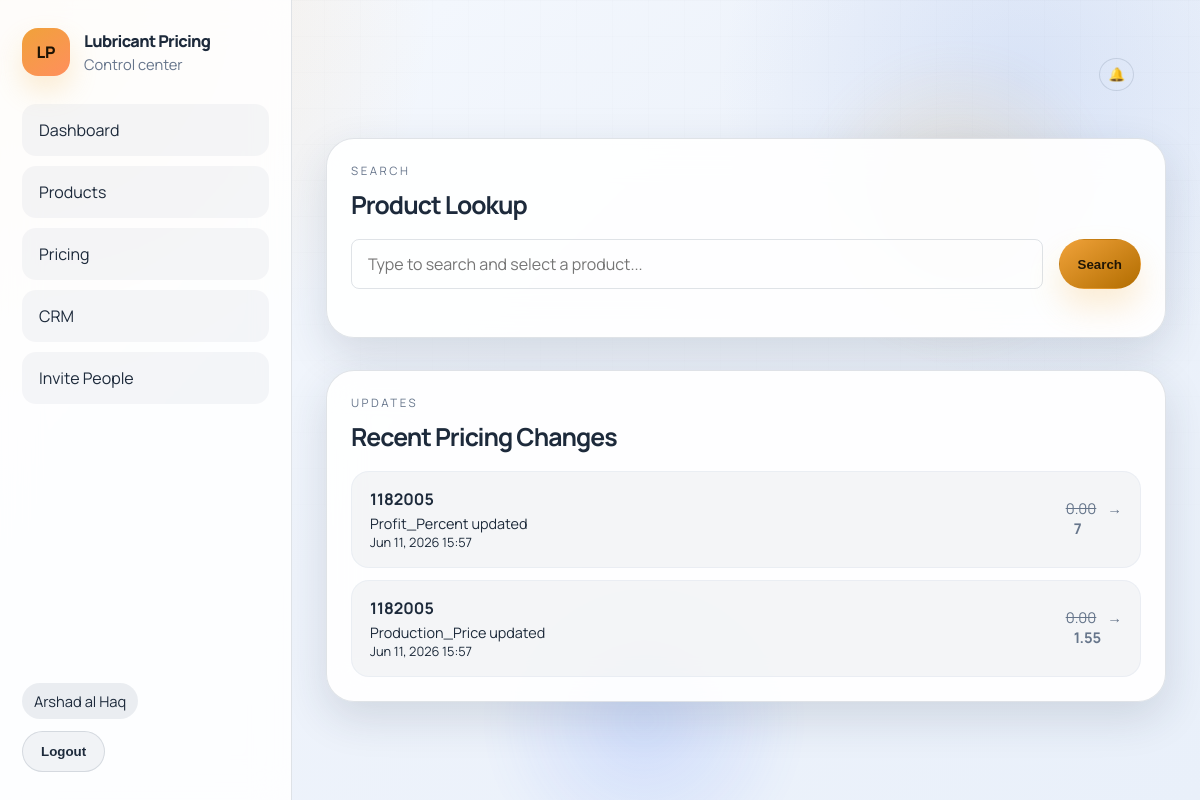
The app's page / (signed in), older data.
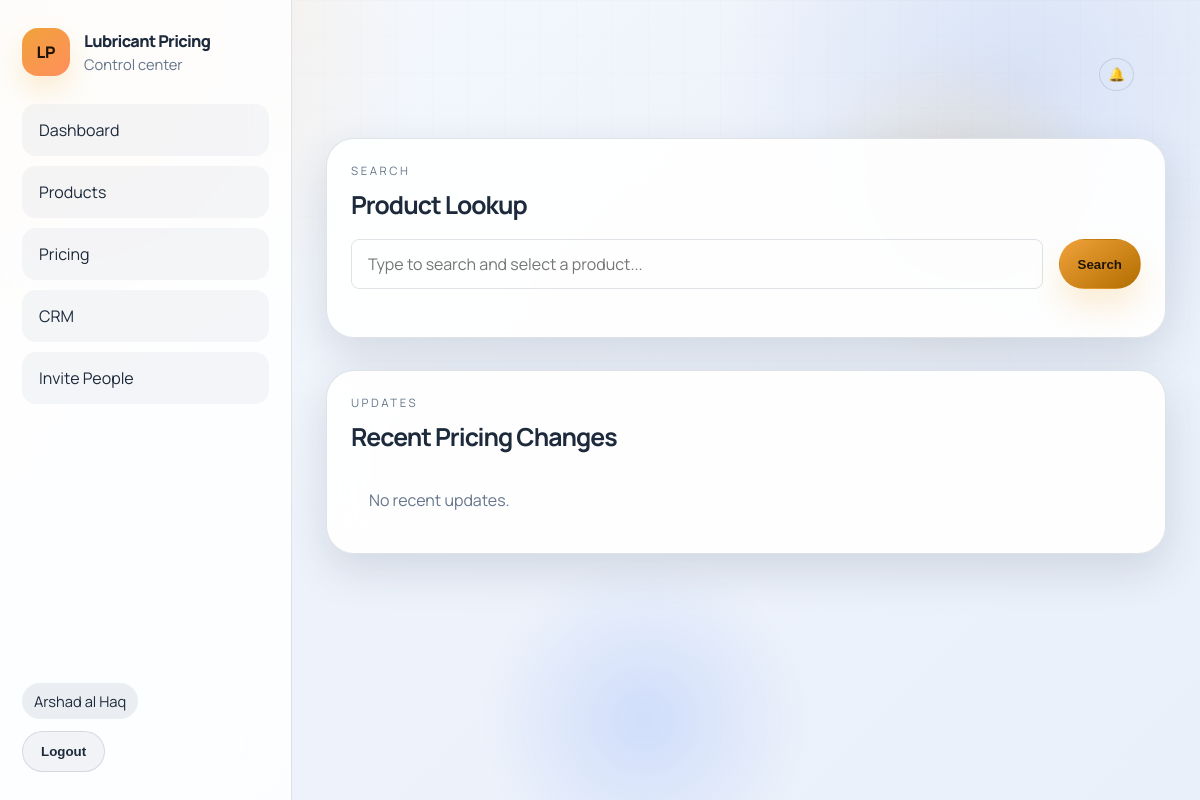
The same page, newer data.
### core/models.py (models this page shows, shortened)
class ProductChange(models.Model):
    product = models.ForeignKey(Product, on_delete=models.CASCADE, related_name="changes")
    changed_by = models.ForeignKey(
        settings.AUTH_USER_MODEL,
        null=True,
        blank=True,
        on_delete=models.SET_NULL,
    )
    field_name = models.CharField(max_length=100)
    old_value = models.CharField(max_length=255, blank=True)
    new_value = models.CharField(max_length=255, blank=True)
    created_at = models.DateTimeField(auto_now_add=True)

class Product(models.Model):
    master = models.ForeignKey(MasterProduct, on_delete=models.CASCADE, null=True, blank=True, related_name="pricing_records")
    sku = models.CharField(max_length=50)
    name = models.CharField(max_length=200)
    quantity = models.DecimalField(max_digits=12, decimal_places=2, default=0)
    production_price = models.DecimalField(max_digits=12, decimal_places=2, default=0)
    profit_percent = models.DecimalField(max_digits=6, decimal_places=2, default=0)
    selling_price = models.DecimalField(max_digits=12, decimal_places=2, default=0)
    updated_by = models.ForeignKey(
        settings.AUTH_USER_MODEL,
        null=True,
        blank=True,
        on_delete=models.SET_NULL,
        related_name="updated_products",
    )
    updated_at = models.DateTimeField(auto_now=True)
    effective_date = models.DateField(null=True, blank=True)

### core/views.py (the view)
# urls.py: path("", views.dashboard, name="dashboard"),
@login_required
def dashboard(request):
    if is_admin(request.user) or request.user.groups.filter(name='Sales').exists():
        return sales_dashboard(request)
    else:
        return production_dashboard(request)

### core/views.py (called while the page is built, shortened)
def is_admin(user):
    return user.is_authenticated and user.username.lower() == ADMIN_USERNAME.lower()

@login_required
def sales_dashboard(request):
    query = (request.GET.get('q') or '').strip()
    search_results = []
    recent_quotations = Quotation.objects.filter(salesperson=request.user).order_by('-created_at')[:10]
    recent_updates = ProductChange.objects.select_related("product").filter(field_name__in=['production_price', 'profit_percent', 'selling_price']).order_by('-created_at')[:5]
    master_products = MasterProduct.objects.all().order_by('code')
    products = Product.objects.all().order_by('sku')
    return render(request, "sales_dashboard.html", {
        "query": query,
        "search_results": search_results,
        "recent_quotations": recent_quotations,
        "recent_updates": recent_updates,
        "master_products": master_products,
        "products": products,
    })

### templates/sales_dashboard.html (shortened to what this page needs)
{% extends "base.html" %}
{% block content %}
<section class="panel-card" style="margin-bottom: 2rem;">
  <div class="section-head">
    <div>
      <p class="eyebrow">Search</p>
      <h2>Product Lookup</h2>
    </div>
  </div>
  <form method="GET" action="{% url 'dashboard' %}" class="form-grid search-form" style="display: flex; gap: 1rem; margin-bottom: 1.5rem; align-items: center;">
    <input list="master_products_list" name="q" value="{{ query }}" placeholder="Type to search and select a product..." style="flex: 1; margin-top: 0; height: 50px; padding: 0 1rem; border-radius: 8px; border: 1px solid var(--line); font-family: inherit; font-size: 1rem; background-color: var(--card-bg); color: var(--text);" autocomplete="off">
    <button type="submit" class="primary-button" style="margin-top: 0; height: 50px;">Search</button>
  </form>
</section>
<section class="panel-card">
  <div class="section-head">
    <div>
      <p class="eyebrow">Updates</p>
      <h2>Recent Pricing Changes</h2>
    </div>
  </div>
  <div class="stack-list">
    {% for update in recent_updates %}
    <div class="list-row">
      <div>
        <strong>{{ update.product.sku }}</strong>
        <span style="display: block; color: var(--text-secondary); font-size: 0.9rem;">{{ update.field_name|title }} updated</span>
        <span style="display: block; font-size: 0.8rem; color: var(--text-secondary);">{{ update.created_at|date:"M d, Y H:i" }}</span>
      </div>
      <div class="list-meta">
        <span style="text-decoration: line-through; color: var(--text-secondary); margin-right: 0.5rem;">{{ update.old_value }}</span> → <strong style="margin-left: 0.5rem;">{{ update.new_value }}</strong>
      </div>
    </div>
    {% empty %}
    <div class="empty-state">No recent updates.</div>
    {% endfor %}
  </div>
</section>
{% endblock %}

### templates/base.html (shortened to what this page needs)
{% load static %}
<!doctype html>
<html lang="en">
<head>
  <link rel="stylesheet" href="{% static 'core/styles.css' %}">
</head>
<body>
  <div class="app-shell">
    <aside class="sidebar">
      <div class="sidebar-header">
        <div class="brand">
          <div class="brand-mark">LP</div>
          <div>
            <div class="brand-name">Lubricant Pricing</div>
            <div class="brand-subtitle">Control center</div>
          </div>
        </div>
      </div>
      <nav class="sidebar-nav">
        <a class="nav-link" href="/">Dashboard</a>
        {% if user.is_authenticated %}
            <a class="nav-link" href="/products/">Products</a>
            <a class="nav-link" href="/pricing/">Pricing</a>
            <a class="nav-link" href="/crm/">CRM</a>
          {% if user.username == "Arshad al Haq" %}
            <a class="nav-link" href="/invite/">Invite People</a>
          {% endif %}
        {% endif %}
      </nav>
      <div class="sidebar-footer">
        {% if user.is_authenticated %}
          <div class="user-chip">{{ user.username }}</div>
          <form method="post" action="/accounts/logout/">
            <button class="ghost-button" type="submit">Logout</button>
          </form>
        {% else %}
          <a class="primary-button" href="/accounts/login/">Login</a>
        {% endif %}
      </div>
    </aside>
    <main class="main-panel">
      <div class="ambient ambient-b"></div>
      <header class="app-header">
        <div class="header-actions">
          {% if user.is_authenticated %}
          <div class="notification-bell" style="position: relative; cursor: pointer;">
            <button id="bell-button" class="ghost-button" style="padding: 8px; border-radius: 50%; background: var(--card-bg); border: 1px solid var(--line);">
              🔔
            </button>
          </div>
          {% endif %}
        </div>
      </header>
      {% block content %}{% endblock %}
    </main>
  </div>
</body>
</html>

Row changes from the older to the newer data that the page shows:
removed ProductChange: product.sku "1182005", field_name "Profit_Percent", created_at "Jun 11, 2026 15:57", old_value "0.00", new_value "7"
removed ProductChange: product.sku "1182005", field_name "Production_Price", created_at "Jun 11, 2026 15:57", old_value "0.00", new_value "1.55"
Text that changed along with them:
text now shown: "No recent updates."
